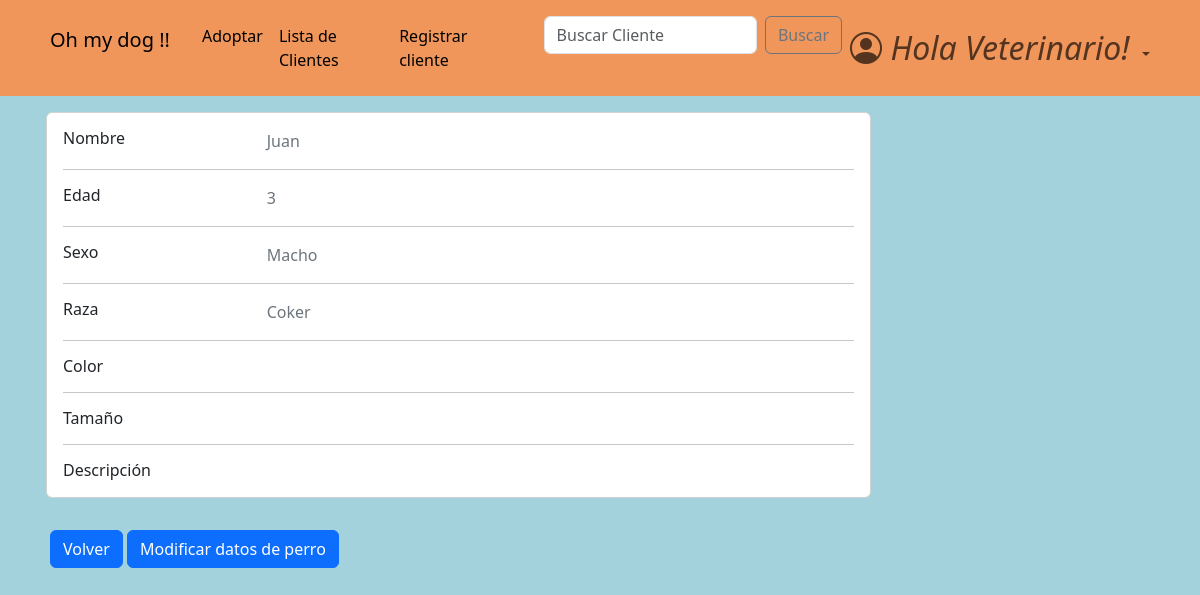
Before: /dogs/dog_profile/3/1 (signed in) with the older database file.
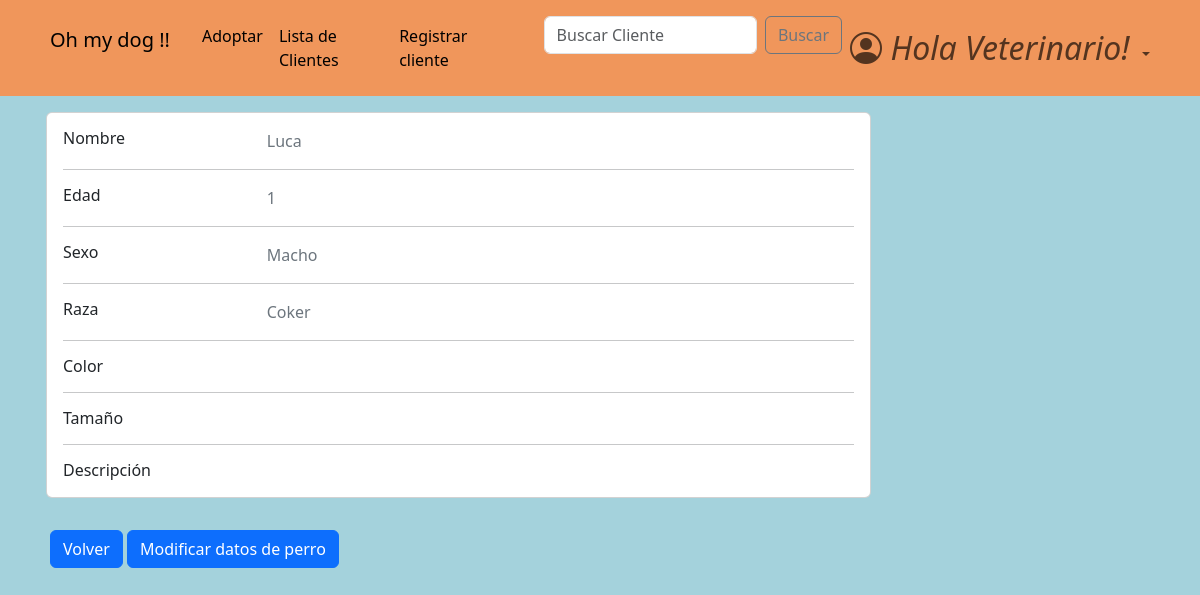
After: the same page with the newer database file.
### dogs/models.py (models this page shows, shortened)
class Dog(models.Model):
    class Sex(models.TextChoices):
        male = "Macho"
        female = "Hembra"
    class Breed(models.TextChoices):
        no_breed = "Sin raza"
        coker = "Coker"
        pastor_aleman = "Pastor aleman"
        bulldog = "Bulldog"
        labrador = "Labrador"
        golden = "Golder"
        caniche = "Caniche"
        chihuahua = "Chihuahua"
        bulldog_frances = "Bulldog Frances"
        beagle = "Beagle"
        boxer = "Boxer"
        galgo = "Galgo"
        dalmata = "Dalmata"
        sharpei = "Shar pei"
    class Color(models.TextChoices):
        white = "Blanco"
        black = "Negro"
        brown = "Marrón"
        black_and_white = "Blanco y negro"
        other = "Otro color"
    class Size(models.TextChoices):
        big = "Grande"
        medium = "Mediano"
        short = "pequeño"
    def default_value():
        return '-'
    name = models.CharField(
        max_length=15
    )
    age = models.PositiveIntegerField(
        null=True,
    )
    sex = models.CharField(
        max_length=10,
        choices=Sex.choices
    )
    breed = models.CharField(
        max_length=20,
        choices=Breed.choices
    )
    color = models.CharField(
        max_length=20,
        blank=True,
        choices=Color.choices,
        null=True,
    )
    size = models.CharField(
        max_length=10,
        null=True,
        blank=True,
    )
    description = models.TextField(
        max_length=100,
        blank=True,
        null=True,
    )
    hidden = models.BooleanField(default=False)
    owner = models.ForeignKey(
        CustomUser,
        blank=True,
        on_delete=models.CASCADE,
        null=True
    )

### dogs/views.py (the view)
# urls.py: path('dog_profile/<user_owner_id>/<dog_id>', views.dog_profile_view, name='dog_profile'),
def dog_profile_view(request, dog_id, user_owner_id):
    if not request.user.is_authenticated:
        return redirect('login')
    dog = Dog.objects.get(pk=dog_id)
    user_owner = CustomUser.objects.get(pk=user_owner_id)
    print(f'dog {dog.id}, owner {user_owner.id}')
    context = {
        'dog': dog,
        'user_owner': user_owner,
    }
    return render(request, 'dog_profile.html', context)

### dogs/templates/dog_profile.html (shortened to what this page needs)
{% extends 'home.html' %}
{% block content %}
<main>
    <div class="container card-izq " >
    <div class="row row-1">
        <div class="col-md-9">
        <div class="card mb-3">
            <div class="card-body">
            <div class="row">
                <div class="col-sm-3">
                <h6 class="mb-0">Nombre</h6>
                </div>
                <div class="col-sm-9 text-secondary">
                {{ dog.name }}
                </div>
            </div>
            <hr>
            <div class="row">
                <div class="col-sm-3">
                <h6 class="mb-0">Edad</h6>
                </div>
                <div class="col-sm-9 text-secondary">
                {{ dog.age }}
                </div>
            </div>
            <hr>
            <div class="row">
                <div class="col-sm-3">
                <h6 class="mb-0">Sexo</h6>
                </div>
                <div class="col-sm-9 text-secondary">
                {{ dog.sex }}
                </div>
            </div>
            <hr>
            <div class="row">
                <div class="col-sm-3">
                <h6 class="mb-0">Raza</h6>
                </div>
                <div class="col-sm-9 text-secondary">
                {{ dog.breed }}
                </div>
            </div>
            <hr>
            <div class="row">
                <div class="col-sm-3">
                <h6 class="mb-0">Color</h6>
                </div>
                <div class="col-sm-9 text-secondary">
                </div>
            </div>
            <hr>
            <div class="row">
                <div class="col-sm-3">
                <h6 class="mb-0">Tamaño</h6>
                </div>
                <div class="col-sm-9 text-secondary">
                </div>
            </div>
            <hr>
            <div class="row">
                <div class="col-sm-3">
                <h6 class="mb-0">Descripción</h6>
                </div>
                <div class="col-sm-9 text-secondary">
                </div>
            </div>
            </div>
        </div>
        </div>
    <div class="container card-izq " >
        <a href="{% url 'home' %}" class="btn btn-primary">Volver</a>
        <a href="{% url 'dog_modification' dog_id=dog.id user_owner_id=user_owner.id %}" class="btn btn-primary">Modificar datos de perro</a>
    </div>
</main>
{% endblock  %}

Changed rows visible on the page:
changed Dog "Macho": name "Juan" → "Luca"; age "3" → "1"
